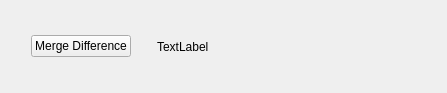
<?xml version="1.0" encoding="UTF-8"?>
<ui version="4.0">
 <class>PotentialDiffWidget</class>
 <widget class="QWidget" name="PotentialDiffWidget">
  <property name="geometry">
   <rect>
    <x>0</x>
    <y>0</y>
    <width>447</width>
    <height>93</height>
   </rect>
  </property>
  <property name="sizePolicy">
   <sizepolicy hsizetype="Fixed" vsizetype="Expanding">
    <horstretch>0</horstretch>
    <verstretch>0</verstretch>
   </sizepolicy>
  </property>
  <property name="windowTitle">
   <string>Form</string>
  </property>
  <layout class="QHBoxLayout" name="horizontalLayout">
   <item>
    <spacer name="horizontalSpacer">
     <property name="orientation">
      <enum>Qt::Horizontal</enum>
     </property>
     <property name="sizeType">
      <enum>QSizePolicy::Fixed</enum>
     </property>
     <property name="sizeHint" stdset="0">
      <size>
       <width>20</width>
       <height>20</height>
      </size>
     </property>
    </spacer>
   </item>
   <item>
    <widget class="QPushButton" name="mergeDiffButton">
     <property name="text">
      <string>Merge Difference</string>
     </property>
    </widget>
   </item>
   <item>
    <spacer name="horizontalSpacer_2">
     <property name="orientation">
      <enum>Qt::Horizontal</enum>
     </property>
     <property name="sizeType">
      <enum>QSizePolicy::Fixed</enum>
     </property>
     <property name="sizeHint" stdset="0">
      <size>
       <width>20</width>
       <height>20</height>
      </size>
     </property>
    </spacer>
   </item>
   <item>
    <widget class="QLabel" name="changeTextLabel">
     <property name="text">
      <string>TextLabel</string>
     </property>
    </widget>
   </item>
   <item>
    <spacer name="horizontalSpacer_3">
     <property name="orientation">
      <enum>Qt::Horizontal</enum>
     </property>
     <property name="sizeType">
      <enum>QSizePolicy::MinimumExpanding</enum>
     </property>
     <property name="sizeHint" stdset="0">
      <size>
       <width>40</width>
       <height>20</height>
      </size>
     </property>
    </spacer>
   </item>
  </layout>
 </widget>
 <resources/>
 <connections/>
</ui>
